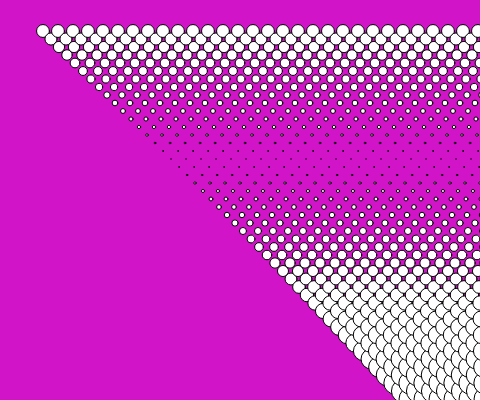
Frame 1 (no input)
Frame 60 (no input): identical to frame 1, image omitted
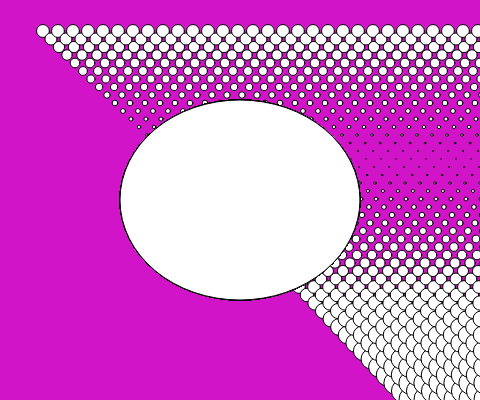
Frame 120 (the mouse pressed at the canvas centre since frame 60)

The p5.js sketch that drew these frames (run headless with seeded random() and noise() and a simulated clock; from frame 60 on, the mouse is pressed at the canvas centre):

// p5.js sketch
// ── sketch.js
function setup () {
  createCanvas(480,400);
}

function draw() {
  background(210, 20, 200)
  for (var x = 12; x <= width; x = x + 15) {
    for (var y = 31; y < height; y = y + 8) {
      new EllipseMove(x,y, mouseMoves())
    }
  }
}

var EllipseMove = function(x,y) {
  ellipse(x + y, y, 16 - y/10.0, 16 - y/10.0);
}

function mouseMoves() {
  ellipse(mouseX, mouseY, pmouseX, pmouseY) ;
}
